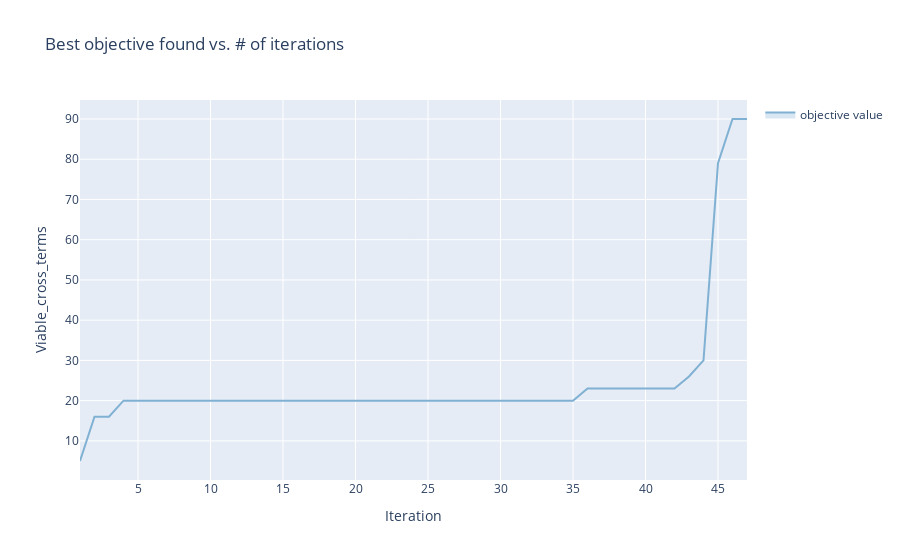

Notebook cell for this chart:
### Code cell
render(Tag_client.get_optimization_trace())

### Figure 1 — Plotly figure (JSON) as saved in the notebook; plotly's stock layout.template omitted (floating-point values rounded to 4 significant figures)
{"data": [{"hoverinfo": "none", "legendgroup": "", "line": {"width": 0}, "mode": "lines", "showlegend": false, "type": "scatter", "x": [1, 2, 3, 4, 5, 6, 7, 8, 9, 10, 11, 12, 13, 14, 15, 16, 17, 18, 19, 20, 21, 22, 23, 24, 25, 26, 27, 28, 29, 30, 31, 32, 33, 34, 35, 36, 37, 38, 39, 40, 41, 42, 43, 44, 45, 46, 47], "y": [5.0, 16.0, 16.0, 20.0, 20.0, 20.0, 20.0, 20.0, 20.0, 20.0, 20.0, 20.0, 20.0, 20.0, 20.0, 20.0, 20.0, 20.0, 20.0, 20.0, 20.0, 20.0, 20.0, 20.0, 20.0, 20.0, 20.0, 20.0, 20.0, 20.0, 20.0, 20.0, 20.0, 20.0, 20.0, 23.0, 23.0, 23.0, 23.0, 23.0, 23.0, 23.0, 26.0, 30.0, 79.0, 90.0, 90.0]}, {"fill": "tonexty", "fillcolor": "rgba(128,177,211,0.3)", "legendgroup": "objective value", "line": {"color": "rgba(128,177,211,1)"}, "mode": "lines", "name": "objective value", "text": ["Parameterization has too many items to render on hover (21).", "Parameterization has too many items to render on hover (21).", "Parameterization has too many items to render on hover (21).", "Parameterization has too many items to render on hover (21).", "Parameterization has too many items to render on hover (21).", "Parameterization has too many items to render on hover (21).", "Parameterization has too many items to render on hover (21).", "Parameterization has too many items to render on hover (21).", "Parameterization has too many items to render on hover (21).", "Parameterization has too many items to render on hover (21).", "Parameterization has too many items to render on hover (21).", "Parameterization has too many items to render on hover (21).", "Parameterization has too many items to render on hover (21).", "Parameterization has too many items to render on hover (21).", "Parameterization has too many items to render on hover (21).", "Parameterization has too many items to render on hover (21).", "Parameterization has too many items to render on hover (21).", "Parameterization has too many items to render on hover (21).", "Parameterization has too many items to render on hover (21).", "Parameterization has too many items to render on hover (21).", "Parameterization has too many items to render on hover (21).", "Parameterization has too many items to render on hover (21).", "Parameterization has too many items to render on hover (21).", "Parameterization has too many items to render on hover (21).", "Parameterization has too many items to render on hover (21).", "Parameterization has too many items to render on hover (21).", "Parameterization has too many items to render on hover (21).", "Parameterization has too many items to render on hover (21).", "Parameterization has too many items to render on hover (21).", "Parameterization has too many items to render on hover (21).", "Parameterization has too many items to render on hover (21).", "Parameterization has too many items to render on hover (21).", "Parameterization has too many items to render on hover (21).", "Parameterization has too many items to render on hover (21).", "Parameterization has too many items to render on hover (21).", "Parameterization has too many items to render on hover (21).", "Parameterization has too many items to render on hover (21).", "Parameterization has too many items to render on hover (21).", "Parameterization has too many items to render on hover (21).", "Parameterization has too many items to render on hover (21).", "Parameterization has too many items to render on hover (21).", "Parameterization has too many items to render on hover (21).", "Parameterization has too many items to render on hover (21).", "Parameterization has too many items to render on hover (21).", "Parameterization has too many items to render on hover (21).", "Parameterization has too many items to render on hover (21).", "Parameterization has too many items to render on hover (21)."], "type": "scatter", "x": [1, 2, 3, 4, 5, 6, 7, 8, 9, 10, 11, 12, 13, 14, 15, 16, 17, 18, 19, 20, 21, 22, 23, 24, 25, 26, 27, 28, 29, 30, 31, 32, 33, 34, 35, 36, 37, 38, 39, 40, 41, 42, 43, 44, 45, 46, 47], "y": [5.0, 16.0, 16.0, 20.0, 20.0, 20.0, 20.0, 20.0, 20.0, 20.0, 20.0, 20.0, 20.0, 20.0, 20.0, 20.0, 20.0, 20.0, 20.0, 20.0, 20.0, 20.0, 20.0, 20.0, 20.0, 20.0, 20.0, 20.0, 20.0, 20.0, 20.0, 20.0, 20.0, 20.0, 20.0, 23.0, 23.0, 23.0, 23.0, 23.0, 23.0, 23.0, 26.0, 30.0, 79.0, 90.0, 90.0]}, {"fill": "tonexty", "fillcolor": "rgba(128,177,211,0.3)", "hoverinfo": "none", "legendgroup": "", "line": {"width": 0}, "mode": "lines", "showlegend": false, "type": "scatter", "x": [1, 2, 3, 4, 5, 6, 7, 8, 9, 10, 11, 12, 13, 14, 15, 16, 17, 18, 19, 20, 21, 22, 23, 24, 25, 26, 27, 28, 29, 30, 31, 32, 33, 34, 35, 36, 37, 38, 39, 40, 41, 42, 43, 44, 45, 46, 47], "y": [5.0, 16.0, 16.0, 20.0, 20.0, 20.0, 20.0, 20.0, 20.0, 20.0, 20.0, 20.0, 20.0, 20.0, 20.0, 20.0, 20.0, 20.0, 20.0, 20.0, 20.0, 20.0, 20.0, 20.0, 20.0, 20.0, 20.0, 20.0, 20.0, 20.0, 20.0, 20.0, 20.0, 20.0, 20.0, 23.0, 23.0, 23.0, 23.0, 23.0, 23.0, 23.0, 26.0, 30.0, 79.0, 90.0, 90.0]}], "layout": {"showlegend": true, "title": {"text": "Best objective found vs. # of iterations"}, "xaxis": {"title": {"text": "Iteration"}}, "yaxis": {"title": {"text": "Viable_cross_terms"}}}}
